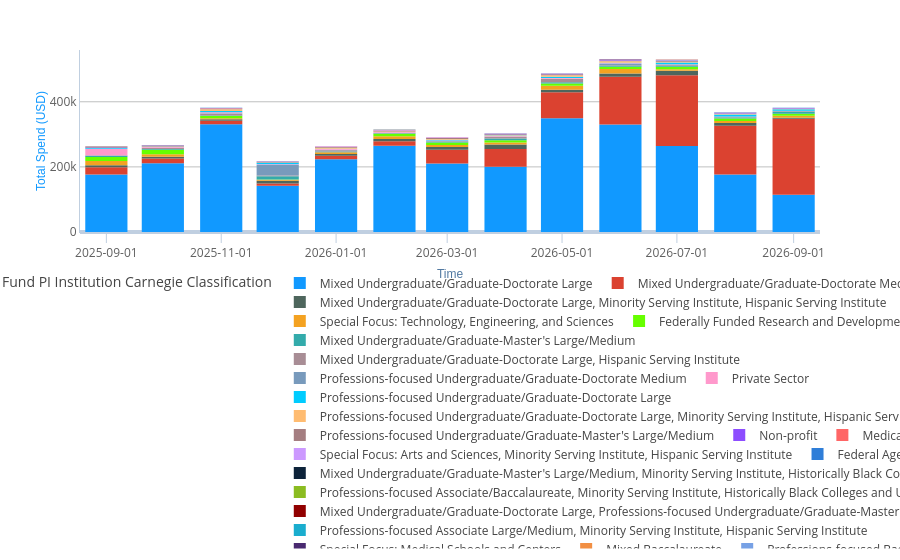
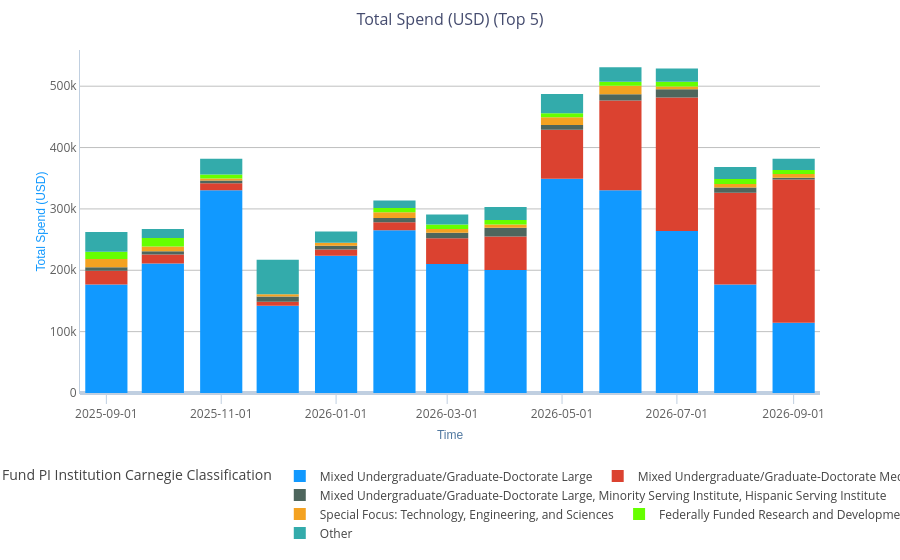

The notebook cell these images were saved under, in order:
### Code cell
# 4. CloudBank Spend timeseries by Carnegie Classification, 1 year
# limit dimension count to top N
metric_name = 'Total Spend (USD)'

with dw:
    df = dw.get_data(
        duration=plot_duration,
        realm='CloudBankSpend',
        metric=metric_name, 
        dimension='cb_pi_institution_carnegie_classification',
        filters={},
        aggregation_unit=plot_aggregation,
    )
# full plot of df looks like this:
plot = px.bar(df, labels={'value': metric_name})
plot.show()

# Build the top_n df 
top_n = build_top_n(df, plot_top_n)

# and plot that top N:
plot = px.bar(top_n, labels={'value': metric_name}, 
              title = metric_name + ' (Top ' + str(plot_top_n) + ')')
plot.show()

### Figure 1 — Plotly figure (JSON) as saved in the notebook; plotly's stock layout.template omitted (floating-point values rounded to 4 significant figures)
{"data": [{"hovertemplate": "Fund PI Institution Carnegie Classification=Mixed Undergraduate/Graduate-Doctorate Large<br>Time=%{x}<br>Total Spend (USD)=%{y}<extra></extra>", "legendgroup": "Mixed Undergraduate/Graduate-Doctorate Large", "marker": {"color": "#1199FF", "pattern": {"shape": ""}}, "name": "Mixed Undergraduate/Graduate-Doctorate Large", "orientation": "v", "showlegend": true, "textposition": "auto", "type": "bar", "x": ["2025-09-01T00:00:00.000000000", "2025-10-01T00:00:00.000000000", "2025-11-01T00:00:00.000000000", "2025-12-01T00:00:00.000000000", "2026-01-01T00:00:00.000000000", "2026-02-01T00:00:00.000000000", "2026-03-01T00:00:00.000000000", "2026-04-01T00:00:00.000000000", "2026-05-01T00:00:00.000000000", "2026-06-01T00:00:00.000000000", "2026-07-01T00:00:00.000000000", "2026-08-01T00:00:00.000000000", "2026-09-01T00:00:00.000000000"], "xaxis": "x", "y": [176900.0, 210900.0, 330600.0, 142400.0, 223600.0, 265200.0, 210100.0, 200400.0, 349100.0, 330400.0, 263800.0, 176600.0, 114500.0], "yaxis": "y"}, {"hovertemplate": "Fund PI Institution Carnegie Classification=Mixed Undergraduate/Graduate-Doctorate Medium<br>Time=%{x}<br>Total Spend (USD)=%{y}<extra></extra>", "legendgroup": "Mixed Undergraduate/Graduate-Doctorate Medium", "marker": {"color": "#DB4230", "pattern": {"shape": ""}}, "name": "Mixed Undergraduate/Graduate-Doctorate Medium", "orientation": "v", "showlegend": true, "textposition": "auto", "type": "bar", "x": ["2025-09-01T00:00:00.000000000", "2025-10-01T00:00:00.000000000", "2025-11-01T00:00:00.000000000", "2025-12-01T00:00:00.000000000", "2026-01-01T00:00:00.000000000", "2026-02-01T00:00:00.000000000", "2026-03-01T00:00:00.000000000", "2026-04-01T00:00:00.000000000", "2026-05-01T00:00:00.000000000", "2026-06-01T00:00:00.000000000", "2026-07-01T00:00:00.000000000", "2026-08-01T00:00:00.000000000", "2026-09-01T00:00:00.000000000"], "xaxis": "x", "y": [22370.0, 14660.0, 11450.0, 6430.0, 10380.0, 13300.0, 42310.0, 54510.0, 79910.0, 146100.0, 217900.0, 149800.0, 233300.0], "yaxis": "y"}, {"hovertemplate": "Fund PI Institution Carnegie Classification=Mixed Undergraduate/Graduate-Doctorate Large, Minority Serving Institute, Hispanic Serving Institute<br>Time=%{x}<br>Total Spend (USD)=%{y}<extra></extra>", "legendgroup": "Mixed Undergraduate/Graduate-Doctorate Large, Minority Serving Institute, Hispanic Serving Institute", "marker": {"color": "#4E665D", "pattern": {"shape": ""}}, "name": "Mixed Undergraduate/Graduate-Doctorate Large, Minority Serving Institute, Hispanic Serving Institute", "orientation": "v", "showlegend": true, "textposition": "auto", "type": "bar", "x": ["2025-09-01T00:00:00.000000000", "2025-10-01T00:00:00.000000000", "2025-11-01T00:00:00.000000000", "2025-12-01T00:00:00.000000000", "2026-01-01T00:00:00.000000000", "2026-02-01T00:00:00.000000000", "2026-03-01T00:00:00.000000000", "2026-04-01T00:00:00.000000000", "2026-05-01T00:00:00.000000000", "2026-06-01T00:00:00.000000000", "2026-07-01T00:00:00.000000000", "2026-08-01T00:00:00.000000000", "2026-09-01T00:00:00.000000000"], "xaxis": "x", "y": [5847.0, 5573.0, 4257.0, 8591.0, 5915.0, 6891.0, 8969.0, 14240.0, 7635.0, 10520.0, 13270.0, 8552.0, 3148.0], "yaxis": "y"}, {"hovertemplate": "Fund PI Institution Carnegie Classification=Special Focus: Technology, Engineering, and Sciences<br>Time=%{x}<br>Total Spend (USD)=%{y}<extra></extra>", "legendgroup": "Special Focus: Technology, Engineering, and Sciences", "marker": {"color": "#F4A221", "pattern": {"shape": ""}}, "name": "Special Focus: Technology, Engineering, and Sciences", "orientation": "v", "showlegend": true, "textposition": "auto", "type": "bar", "x": ["2025-09-01T00:00:00.000000000", "2025-10-01T00:00:00.000000000", "2025-11-01T00:00:00.000000000", "2025-12-01T00:00:00.000000000", "2026-01-01T00:00:00.000000000", "2026-02-01T00:00:00.000000000", "2026-03-01T00:00:00.000000000", "2026-04-01T00:00:00.000000000", "2026-05-01T00:00:00.000000000", "2026-06-01T00:00:00.000000000", "2026-07-01T00:00:00.000000000", "2026-08-01T00:00:00.000000000", "2026-09-01T00:00:00.000000000"], "xaxis": "x", "y": [13150.0, 7541.0, 3443.0, 3442.0, 4927.0, 9083.0, 6100.0, 5627.0, 12580.0, 13580.0, 4726.0, 5648.0, 5998.0], "yaxis": "y"}, {"hovertemplate": "Fund PI Institution Carnegie Classification=Federally Funded Research and Development Center (FFRDC)<br>Time=%{x}<br>Total Spend (USD)=%{y}<extra></extra>", "legendgroup": "Federally Funded Research and Development Center (FFRDC)", "marker": {"color": "#66FF00", "pattern": {"shape": ""}}, "name": "Federally Funded Research and Development Center (FFRDC)", "orientation": "v", "showlegend": true, "textposition": "auto", "type": "bar", "x": ["2025-09-01T00:00:00.000000000", "2025-10-01T00:00:00.000000000", "2025-11-01T00:00:00.000000000", "2025-12-01T00:00:00.000000000", "2026-01-01T00:00:00.000000000", "2026-02-01T00:00:00.000000000", "2026-03-01T00:00:00.000000000", "2026-04-01T00:00:00.000000000", "2026-05-01T00:00:00.000000000", "2026-06-01T00:00:00.000000000", "2026-07-01T00:00:00.000000000", "2026-08-01T00:00:00.000000000", "2026-09-01T00:00:00.000000000"], "xaxis": "x", "y": [11790.0, 13950.0, 6305.0, 240.0, 214.0, 6996.0, 7350.0, 7146.0, 6900.0, 6795.0, 7753.0, 8286.0, 6502.0], "yaxis": "y"}, {"hovertemplate": "Fund PI Institution Carnegie Classification=Mixed Undergraduate/Graduate-Master's Large/Medium<br>Time=%{x}<br>Total Spend (USD)=%{y}<extra></extra>", "legendgroup": "Mixed Undergraduate/Graduate-Master's Large/Medium", "marker": {"color": "#33ABAB", "pattern": {"shape": ""}}, "name": "Mixed Undergraduate/Graduate-Master's Large/Medium", "orientation": "v", "showlegend": true, "textposition": "auto", "type": "bar", "x": ["2025-09-01T00:00:00.000000000", "2025-10-01T00:00:00.000000000", "2025-11-01T00:00:00.000000000", "2025-12-01T00:00:00.000000000", "2026-01-01T00:00:00.000000000", "2026-02-01T00:00:00.000000000", "2026-03-01T00:00:00.000000000", "2026-04-01T00:00:00.000000000", "2026-05-01T00:00:00.000000000", "2026-06-01T00:00:00.000000000", "2026-07-01T00:00:00.000000000", "2026-08-01T00:00:00.000000000", "2026-09-01T00:00:00.000000000"], "xaxis": "x", "y": [3039.0, 2187.0, 2051.0, 9942.0, 2083.0, 2103.0, 2172.0, 5166.0, 4025.0, 3836.0, 3136.0, 2795.0, 5656.0], "yaxis": "y"}, {"hovertemplate": "Fund PI Institution Carnegie Classification=Mixed Undergraduate/Graduate-Doctorate Large, Hispanic Serving Institute<br>Time=%{x}<br>Total Spend (USD)=%{y}<extra></extra>", "legendgroup": "Mixed Undergraduate/Graduate-Doctorate Large, Hispanic Serving Institute", "marker": {"color": "#A88D95", "pattern": {"shape": ""}}, "name": "Mixed Undergraduate/Graduate-Doctorate Large, Hispanic Serving Institute", "orientation": "v", "showlegend": true, "textposition": "auto", "type": "bar", "x": ["2025-09-01T00:00:00.000000000", "2025-10-01T00:00:00.000000000", "2025-11-01T00:00:00.000000000", "2025-12-01T00:00:00.000000000", "2026-01-01T00:00:00.000000000", "2026-02-01T00:00:00.000000000", "2026-03-01T00:00:00.000000000", "2026-04-01T00:00:00.000000000", "2026-05-01T00:00:00.000000000", "2026-06-01T00:00:00.000000000", "2026-07-01T00:00:00.000000000", "2026-08-01T00:00:00.000000000", "2026-09-01T00:00:00.000000000"], "xaxis": "x", "y": [2231.0, 2837.0, 5505.0, 2288.0, 4136.0, 976.9, 1771.0, 5708.0, 10370.0, 1722.0, 3342.0, 2167.0, 1577.0], "yaxis": "y"}, {"hovertemplate": "Fund PI Institution Carnegie Classification=Professions-focused Undergraduate/Graduate-Doctorate Medium<br>Time=%{x}<br>Total Spend (USD)=%{y}<extra></extra>", "legendgroup": "Professions-focused Undergraduate/Graduate-Doctorate Medium", "marker": {"color": "#789ABC", "pattern": {"shape": ""}}, "name": "Professions-focused Undergraduate/Graduate-Doctorate Medium", "orientation": "v", "showlegend": true, "textposition": "auto", "type": "bar", "x": ["2025-09-01T00:00:00.000000000", "2025-10-01T00:00:00.000000000", "2025-11-01T00:00:00.000000000", "2025-12-01T00:00:00.000000000", "2026-01-01T00:00:00.000000000", "2026-02-01T00:00:00.000000000", "2026-03-01T00:00:00.000000000", "2026-04-01T00:00:00.000000000", "2026-05-01T00:00:00.000000000", "2026-06-01T00:00:00.000000000", "2026-07-01T00:00:00.000000000", "2026-08-01T00:00:00.000000000", "2026-09-01T00:00:00.000000000"], "xaxis": "x", "y": [800.7, 733.4, 1157.0, 32430.0, 1313.0, 586.3, 472.1, 419.6, 431.1, 3210.0, 385.8, 491.6, 1427.0], "yaxis": "y"}, {"hovertemplate": "Fund PI Institution Carnegie Classification=Private Sector<br>Time=%{x}<br>Total Spend (USD)=%{y}<extra></extra>", "legendgroup": "Private Sector", "marker": {"color": "#FF99CC", "pattern": {"shape": ""}}, "name": "Private Sector", "orientation": "v", "showlegend": true, "textposition": "auto", "type": "bar", "x": ["2025-09-01T00:00:00.000000000", "2025-10-01T00:00:00.000000000", "2025-11-01T00:00:00.000000000", "2025-12-01T00:00:00.000000000", "2026-01-01T00:00:00.000000000", "2026-02-01T00:00:00.000000000", "2026-03-01T00:00:00.000000000", "2026-04-01T00:00:00.000000000", "2026-05-01T00:00:00.000000000", "2026-06-01T00:00:00.000000000", "2026-07-01T00:00:00.000000000", "2026-08-01T00:00:00.000000000", "2026-09-01T00:00:00.000000000"], "xaxis": "x", "y": [19500.0, 2605.0, 2789.0, 2339.0, 2065.0, 1974.0, 2058.0, 2022.0, 2059.0, 2003.0, 753.8, 527.7, 137.4], "yaxis": "y"}, {"hovertemplate": "Fund PI Institution Carnegie Classification=Professions-focused Undergraduate/Graduate-Doctorate Large<br>Time=%{x}<br>Total Spend (USD)=%{y}<extra></extra>", "legendgroup": "Professions-focused Undergraduate/Graduate-Doctorate Large", "marker": {"color": "#00CCFF", "pattern": {"shape": ""}}, "name": "Professions-focused Undergraduate/Graduate-Doctorate Large", "orientation": "v", "showlegend": true, "textposition": "auto", "type": "bar", "x": ["2025-09-01T00:00:00.000000000", "2025-10-01T00:00:00.000000000", "2025-11-01T00:00:00.000000000", "2025-12-01T00:00:00.000000000", "2026-01-01T00:00:00.000000000", "2026-02-01T00:00:00.000000000", "2026-03-01T00:00:00.000000000", "2026-04-01T00:00:00.000000000", "2026-05-01T00:00:00.000000000", "2026-06-01T00:00:00.000000000", "2026-07-01T00:00:00.000000000", "2026-08-01T00:00:00.000000000", "2026-09-01T00:00:00.000000000"], "xaxis": "x", "y": [2029.0, 964.8, 4126.0, 4466.0, 801.0, 286.5, 2253.0, 1239.0, 3469.0, 1749.0, 5928.0, 6356.0, 4543.0], "yaxis": "y"}, {"hovertemplate": "Fund PI Institution Carnegie Classification=Professions-focused Undergraduate/Graduate-Doctorate Large, Minority Serving Institute, Hispanic Serving Institute<br>Time=%{x}<br>Total Spend (USD)=%{y}<extra></extra>", "legendgroup": "Professions-focused Undergraduate/Graduate-Doctorate Large, Minority Serving Institute, Hispanic Serving Institute", "marker": {"color": "#FFBC71", "pattern": {"shape": ""}}, "name": "Professions-focused Undergraduate/Graduate-Doctorate Large, Minority Serving Institute, Hispanic Serving Institute", "orientation": "v", "showlegend": true, "textposition": "auto", "type": "bar", "x": ["2025-09-01T00:00:00.000000000", "2025-10-01T00:00:00.000000000", "2025-11-01T00:00:00.000000000", "2025-12-01T00:00:00.000000000", "2026-01-01T00:00:00.000000000", "2026-02-01T00:00:00.000000000", "2026-03-01T00:00:00.000000000", "2026-04-01T00:00:00.000000000", "2026-05-01T00:00:00.000000000", "2026-06-01T00:00:00.000000000", "2026-07-01T00:00:00.000000000", "2026-08-01T00:00:00.000000000", "2026-09-01T00:00:00.000000000"], "xaxis": "x", "y": [352.6, 825.7, 5595.0, 794.4, 3162.0, 1244.0, 2279.0, 1164.0, 5258.0, 4360.0, 1679.0, 1716.0, 1867.0], "yaxis": "y"}, {"hovertemplate": "Fund PI Institution Carnegie Classification=Professions-focused Undergraduate/Graduate-Master's Large/Medium<br>Time=%{x}<br>Total Spend (USD)=%{y}<extra></extra>", "legendgroup": "Professions-focused Undergraduate/Graduate-Master's Large/Medium", "marker": {"color": "#A57E81", "pattern": {"shape": ""}}, "name": "Professions-focused Undergraduate/Graduate-Master's Large/Medium", "orientation": "v", "showlegend": true, "textposition": "auto", "type": "bar", "x": ["2025-09-01T00:00:00.000000000", "2025-10-01T00:00:00.000000000", "2025-11-01T00:00:00.000000000", "2025-12-01T00:00:00.000000000", "2026-01-01T00:00:00.000000000", "2026-02-01T00:00:00.000000000", "2026-03-01T00:00:00.000000000", "2026-04-01T00:00:00.000000000", "2026-05-01T00:00:00.000000000", "2026-06-01T00:00:00.000000000", "2026-07-01T00:00:00.000000000", "2026-08-01T00:00:00.000000000", "2026-09-01T00:00:00.000000000"], "xaxis": "x", "y": [2007.0, 2078.0, 2007.0, 1701.0, 2393.0, 2406.0, 2665.0, 2661.0, 2653.0, 2573.0, 2281.0, 1153.0, 981.7], "yaxis": "y"}, {"hovertemplate": "Fund PI Institution Carnegie Classification=Non-profit<br>Time=%{x}<br>Total Spend (USD)=%{y}<extra></extra>", "legendgroup": "Non-profit", "marker": {"color": "#8D4DFF", "pattern": {"shape": ""}}, "name": "Non-profit", "orientation": "v", "showlegend": true, "textposition": "auto", "type": "bar", "x": ["2025-09-01T00:00:00.000000000", "2025-10-01T00:00:00.000000000", "2025-11-01T00:00:00.000000000", "2025-12-01T00:00:00.000000000", "2026-01-01T00:00:00.000000000", "2026-02-01T00:00:00.000000000", "2026-03-01T00:00:00.000000000", "2026-04-01T00:00:00.000000000", "2026-05-01T00:00:00.000000000", "2026-06-01T00:00:00.000000000", "2026-07-01T00:00:00.000000000", "2026-08-01T00:00:00.000000000", "2026-09-01T00:00:00.000000000"], "xaxis": "x", "y": [774.5, 773.4, 706.8, 644.2, 648.8, 627.6, 699.9, 848.7, 906.2, 2038.0, 1295.0, 1445.0, 894.4], "yaxis": "y"}, {"hovertemplate": "Fund PI Institution Carnegie Classification=Medical<br>Time=%{x}<br>Total Spend (USD)=%{y}<extra></extra>", "legendgroup": "Medical", "marker": {"color": "#FF6666", "pattern": {"shape": ""}}, "name": "Medical", "orientation": "v", "showlegend": true, "textposition": "auto", "type": "bar", "x": ["2025-09-01T00:00:00.000000000", "2025-10-01T00:00:00.000000000", "2025-11-01T00:00:00.000000000", "2025-12-01T00:00:00.000000000", "2026-01-01T00:00:00.000000000", "2026-02-01T00:00:00.000000000", "2026-03-01T00:00:00.000000000", "2026-04-01T00:00:00.000000000", "2026-05-01T00:00:00.000000000", "2026-06-01T00:00:00.000000000", "2026-07-01T00:00:00.000000000", "2026-08-01T00:00:00.000000000", "2026-09-01T00:00:00.000000000"], "xaxis": "x", "y": [825.0, 839.9, 825.0, 839.8, 839.8, 794.9, 839.8, 825.8, 846.4, 825.4, 839.8, 839.5, 0.0], "yaxis": "y"}, {"hovertemplate": "Fund PI Institution Carnegie Classification=Special Focus: Arts and Sciences, Minority Serving Institute, Hispanic Serving Institute<br>Time=%{x}<br>Total Spend (USD)=%{y}<extra></extra>", "legendgroup": "Special Focus: Arts and Sciences, Minority Serving Institute, Hispanic Serving Institute", "marker": {"color": "#CC99FF", "pattern": {"shape": ""}}, "name": "Special Focus: Arts and Sciences, Minority Serving Institute, Hispanic Serving Institute", "orientation": "v", "showlegend": true, "textposition": "auto", "type": "bar", "x": ["2025-09-01T00:00:00.000000000", "2025-10-01T00:00:00.000000000", "2025-11-01T00:00:00.000000000", "2025-12-01T00:00:00.000000000", "2026-01-01T00:00:00.000000000", "2026-02-01T00:00:00.000000000", "2026-03-01T00:00:00.000000000", "2026-04-01T00:00:00.000000000", "2026-05-01T00:00:00.000000000", "2026-06-01T00:00:00.000000000", "2026-07-01T00:00:00.000000000", "2026-08-01T00:00:00.000000000", "2026-09-01T00:00:00.000000000"], "xaxis": "x", "y": [361.9, 201.9, 422.8, 199.3, 530.8, 1188.0, 659.7, 635.2, 647.3, 628.6, 647.3, 647.4, 418.6], "yaxis": "y"}, {"hovertemplate": "Fund PI Institution Carnegie Classification=Federal Agency<br>Time=%{x}<br>Total Spend (USD)=%{y}<extra></extra>", "legendgroup": "Federal Agency", "marker": {"color": "#2F7ED8", "pattern": {"shape": ""}}, "name": "Federal Agency", "orientation": "v", "showlegend": true, "textposition": "auto", "type": "bar", "x": ["2025-09-01T00:00:00.000000000", "2025-10-01T00:00:00.000000000", "2025-11-01T00:00:00.000000000", "2025-12-01T00:00:00.000000000", "2026-01-01T00:00:00.000000000", "2026-02-01T00:00:00.000000000", "2026-03-01T00:00:00.000000000", "2026-04-01T00:00:00.000000000", "2026-05-01T00:00:00.000000000", "2026-06-01T00:00:00.000000000", "2026-07-01T00:00:00.000000000", "2026-08-01T00:00:00.000000000", "2026-09-01T00:00:00.000000000"], "xaxis": "x", "y": [201.1, 210.1, 204.3, 210.3, 194.9, 0.0, 105.3, 627.9, 647.3, 628.6, 647.3, 647.4, 418.6], "yaxis": "y"}, {"hovertemplate": "Fund PI Institution Carnegie Classification=Mixed Undergraduate/Graduate-Master's Large/Medium, Minority Serving Institute, Historically Black Colleges and Universities<br>Time=%{x}<br>Total Spend (USD)=%{y}<extra></extra>", "legendgroup": "Mixed Undergraduate/Graduate-Master's Large/Medium, Minority Serving Institute, Historically Black Colleges and Universities", "marker": {"color": "#0D233A", "pattern": {"shape": ""}}, "name": "Mixed Undergraduate/Graduate-Master's Large/Medium, Minority Serving Institute, Historically Black Colleges and Universities", "orientation": "v", "showlegend": true, "textposition": "auto", "type": "bar", "x": ["2025-09-01T00:00:00.000000000", "2025-10-01T00:00:00.000000000", "2025-11-01T00:00:00.000000000", "2025-12-01T00:00:00.000000000", "2026-01-01T00:00:00.000000000", "2026-02-01T00:00:00.000000000", "2026-03-01T00:00:00.000000000", "2026-04-01T00:00:00.000000000", "2026-05-01T00:00:00.000000000", "2026-06-01T00:00:00.000000000", "2026-07-01T00:00:00.000000000", "2026-08-01T00:00:00.000000000", "2026-09-01T00:00:00.000000000"], "xaxis": "x", "y": [221.7, 284.2, 257.8, 87.17, 54.3, 44.71, 48.03, 46.79, 48.11, 46.8, 168.2, 360.6, 46.54], "yaxis": "y"}, {"hovertemplate": "Fund PI Institution Carnegie Classification=Professions-focused Associate/Baccalaureate, Minority Serving Institute, Historically Black Colleges and Universities<br>Time=%{x}<br>Total Spend (USD)=%{y}<extra></extra>", "legendgroup": "Professions-focused Associate/Baccalaureate, Minority Serving Institute, Historically Black Colleges and Universities", "marker": {"color": "#8BBC21", "pattern": {"shape": ""}}, "name": "Professions-focused Associate/Baccalaureate, Minority Serving Institute, Historically Black Colleges and Universities", "orientation": "v", "showlegend": true, "textposition": "auto", "type": "bar", "x": ["2025-09-01T00:00:00.000000000", "2025-10-01T00:00:00.000000000", "2025-11-01T00:00:00.000000000", "2025-12-01T00:00:00.000000000", "2026-01-01T00:00:00.000000000", "2026-02-01T00:00:00.000000000", "2026-03-01T00:00:00.000000000", "2026-04-01T00:00:00.000000000", "2026-05-01T00:00:00.000000000", "2026-06-01T00:00:00.000000000", "2026-07-01T00:00:00.000000000", "2026-08-01T00:00:00.000000000", "2026-09-01T00:00:00.000000000"], "xaxis": "x", "y": [27.6, 44.85, 42.6, 98.85, 27.85, 17.68, 0.71, 0.0, 0.0, 0.0, 0.0, 0.0, 0.0], "yaxis": "y"}, {"hovertemplate": "Fund PI Institution Carnegie Classification=Mixed Undergraduate/Graduate-Doctorate Large, Professions-focused Undergraduate/Graduate-Master's Large/Medium<br>Time=%{x}<br>Total Spend (USD)=%{y}<extra></extra>", "legendgroup": "Mixed Undergraduate/Graduate-Doctorate Large, Professions-focused Undergraduate/Graduate-Master's Large/Medium", "marker": {"color": "#910000", "pattern": {"shape": ""}}, "name": "Mixed Undergraduate/Graduate-Doctorate Large, Professions-focused Undergraduate/Graduate-Master's Large/Medium", "orientation": "v", "showlegend": true, "textposition": "auto", "type": "bar", "x": ["2025-09-01T00:00:00.000000000", "2025-10-01T00:00:00.000000000", "2025-11-01T00:00:00.000000000", "2025-12-01T00:00:00.000000000", "2026-01-01T00:00:00.000000000", "2026-02-01T00:00:00.000000000", "2026-03-01T00:00:00.000000000", "2026-04-01T00:00:00.000000000", "2026-05-01T00:00:00.000000000", "2026-06-01T00:00:00.000000000", "2026-07-01T00:00:00.000000000", "2026-08-01T00:00:00.000000000", "2026-09-01T00:00:00.000000000"], "xaxis": "x", "y": [0.0, 0.0, 0.0, 0.0, 0.0, 0.0, 0.0, 0.0, 0.0, 25.54, 187.2, 3.72, 2.455], "yaxis": "y"}, {"hovertemplate": "Fund PI Institution Carnegie Classification=Professions-focused Associate Large/Medium, Minority Serving Institute, Hispanic Serving Institute<br>Time=%{x}<br>Total Spend (USD)=%{y}<extra></extra>", "legendgroup": "Professions-focused Associate Large/Medium, Minority Serving Institute, Hispanic Serving Institute", "marker": {"color": "#1AADCE", "pattern": {"shape": ""}}, "name": "Professions-focused Associate Large/Medium, Minority Serving Institute, Hispanic Serving Institute", "orientation": "v", "showlegend": true, "textposition": "auto", "type": "bar", "x": ["2025-09-01T00:00:00.000000000", "2025-10-01T00:00:00.000000000", "2025-11-01T00:00:00.000000000", "2025-12-01T00:00:00.000000000", "2026-01-01T00:00:00.000000000", "2026-02-01T00:00:00.000000000", "2026-03-01T00:00:00.000000000", "2026-04-01T00:00:00.000000000", "2026-05-01T00:00:00.000000000", "2026-06-01T00:00:00.000000000", "2026-07-01T00:00:00.000000000", "2026-08-01T00:00:00.000000000", "2026-09-01T00:00:00.000000000"], "xaxis": "x", "y": [2.96, 3.06, 2.96, 3.06, 3.06, 3.29, 3.05, 2.94, 3.06, 2.96, 3.06, 53.67, 90.53], "yaxis": "y"}, {"hovertemplate": "Fund PI Institution Carnegie Classification=Special Focus: Medical Schools and Centers<br>Time=%{x}<br>Total Spend (USD)=%{y}<extra></extra>", "legendgroup": "Special Focus: Medical Schools and Centers", "marker": {"color": "#492970", "pattern": {"shape": ""}}, "name": "Special Focus: Medical Schools and Centers", "orientation": "v", "showlegend": true, "textposition": "auto", "type": "bar", "x": ["2025-09-01T00:00:00.000000000", "2025-10-01T00:00:00.000000000", "2025-11-01T00:00:00.000000000", "2025-12-01T00:00:00.000000000", "2026-01-01T00:00:00.000000000", "2026-02-01T00:00:00.000000000", "2026-03-01T00:00:00.000000000", "2026-04-01T00:00:00.000000000", "2026-05-01T00:00:00.000000000", "2026-06-01T00:00:00.000000000", "2026-07-01T00:00:00.000000000", "2026-08-01T00:00:00.000000000", "2026-09-01T00:00:00.000000000"], "xaxis": "x", "y": [0.0, 0.0, 0.0, 0.0, 0.0, 0.0, 13.18, 24.79, 7.49, 7.44, 10.93, 18.81, 12.28], "yaxis": "y"}, {"hovertemplate": "Fund PI Institution Carnegie Classification=Mixed Baccalaureate<br>Time=%{x}<br>Total Spend (USD)=%{y}<extra></extra>", "legendgroup": "Mixed Baccalaureate", "marker": {"color": "#F28F43", "pattern": {"shape": ""}}, "name": "Mixed Baccalaureate", "orientation": "v", "showlegend": true, "textposition": "auto", "type": "bar", "x": ["2025-09-01T00:00:00.000000000", "2025-10-01T00:00:00.000000000", "2025-11-01T00:00:00.000000000", "2025-12-01T00:00:00.000000000", "2026-01-01T00:00:00.000000000", "2026-02-01T00:00:00.000000000", "2026-03-01T00:00:00.000000000", "2026-04-01T00:00:00.000000000", "2026-05-01T00:00:00.000000000", "2026-06-01T00:00:00.000000000", "2026-07-01T00:00:00.000000000", "2026-08-01T00:00:00.000000000", "2026-09-01T00:00:00.000000000"], "xaxis": "x", "y": [12.3, 12.4, 12.3, 12.4, 12.4, 12.32, 12.4, 5.0, 0.0, 0.0, 0.0, 0.0, 0.0], "yaxis": "y"}, {"hovertemplate": "Fund PI Institution Carnegie Classification=Professions-focused Baccalaureate Medium<br>Time=%{x}<br>Total Spend (USD)=%{y}<extra></extra>", "legendgroup": "Professions-focused Baccalaureate Medium", "marker": {"color": "#77A1E5", "pattern": {"shape": ""}}, "name": "Professions-focused Baccalaureate Medium", "orientation": "v", "showlegend": true, "textposition": "auto", "type": "bar", "x": ["2025-09-01T00:00:00.000000000", "2025-10-01T00:00:00.000000000", "2025-11-01T00:00:00.000000000", "2025-12-01T00:00:00.000000000", "2026-01-01T00:00:00.000000000", "2026-02-01T00:00:00.000000000", "2026-03-01T00:00:00.000000000", "2026-04-01T00:00:00.000000000", "2026-05-01T00:00:00.000000000", "2026-06-01T00:00:00.000000000", "2026-07-01T00:00:00.000000000", "2026-08-01T00:00:00.000000000", "2026-09-01T00:00:00.000000000"], "xaxis": "x", "y": [0.0, 0.0, 0.0, 0.0, 0.0, 0.0, 0.0, 0.0, 0.0, 0.0, 16.35, 26.33, 2.454], "yaxis": "y"}, {"hovertemplate": "Fund PI Institution Carnegie Classification=Professions-focused Baccalaureate Small, Minority Serving Institute, Historically Black Colleges and Universities<br>Time=%{x}<br>Total Spend (USD)=%{y}<extra></extra>", "legendgroup": "Professions-focused Baccalaureate Small, Minority Serving Institute, Historically Black Colleges and Universities", "marker": {"color": "#3366FF", "pattern": {"shape": ""}}, "name": "Professions-focused Baccalaureate Small, Minority Serving Institute, Historically Black Colleges and Universities", "orientation": "v", "showlegend": true, "textposition": "auto", "type": "bar", "x": ["2025-09-01T00:00:00.000000000", "2025-10-01T00:00:00.000000000", "2025-11-01T00:00:00.000000000", "2025-12-01T00:00:00.000000000", "2026-01-01T00:00:00.000000000", "2026-02-01T00:00:00.000000000", "2026-03-01T00:00:00.000000000", "2026-04-01T00:00:00.000000000", "2026-05-01T00:00:00.000000000", "2026-06-01T00:00:00.000000000", "2026-07-01T00:00:00.000000000", "2026-08-01T00:00:00.000000000", "2026-09-01T00:00:00.000000000"], "xaxis": "x", "y": [0.0, 0.0, 0.0, 0.0, 0.0, 0.0, 0.0, 0.0, 0.0, 0.0, 1.92, 3.72, 2.428], "yaxis": "y"}], "layout": {"barmode": "relative", "legend": {"title": {"text": "Fund PI Institution Carnegie Classification"}, "tracegroupgap": 0}, "xaxis": {"anchor": "y", "domain": [0, 1], "title": {"text": "Time"}}, "yaxis": {"anchor": "x", "domain": [0, 1], "title": {"text": "Total Spend (USD)"}}}}

### Figure 2 — Plotly figure (JSON) as saved in the notebook; plotly's stock layout.template omitted (floating-point values rounded to 4 significant figures)
{"data": [{"hovertemplate": "Fund PI Institution Carnegie Classification=Mixed Undergraduate/Graduate-Doctorate Large<br>Time=%{x}<br>Total Spend (USD)=%{y}<extra></extra>", "legendgroup": "Mixed Undergraduate/Graduate-Doctorate Large", "marker": {"color": "#1199FF", "pattern": {"shape": ""}}, "name": "Mixed Undergraduate/Graduate-Doctorate Large", "orientation": "v", "showlegend": true, "textposition": "auto", "type": "bar", "x": ["2025-09-01T00:00:00.000000000", "2025-10-01T00:00:00.000000000", "2025-11-01T00:00:00.000000000", "2025-12-01T00:00:00.000000000", "2026-01-01T00:00:00.000000000", "2026-02-01T00:00:00.000000000", "2026-03-01T00:00:00.000000000", "2026-04-01T00:00:00.000000000", "2026-05-01T00:00:00.000000000", "2026-06-01T00:00:00.000000000", "2026-07-01T00:00:00.000000000", "2026-08-01T00:00:00.000000000", "2026-09-01T00:00:00.000000000"], "xaxis": "x", "y": [176900.0, 210900.0, 330600.0, 142400.0, 223600.0, 265200.0, 210100.0, 200400.0, 349100.0, 330400.0, 263800.0, 176600.0, 114500.0], "yaxis": "y"}, {"hovertemplate": "Fund PI Institution Carnegie Classification=Mixed Undergraduate/Graduate-Doctorate Medium<br>Time=%{x}<br>Total Spend (USD)=%{y}<extra></extra>", "legendgroup": "Mixed Undergraduate/Graduate-Doctorate Medium", "marker": {"color": "#DB4230", "pattern": {"shape": ""}}, "name": "Mixed Undergraduate/Graduate-Doctorate Medium", "orientation": "v", "showlegend": true, "textposition": "auto", "type": "bar", "x": ["2025-09-01T00:00:00.000000000", "2025-10-01T00:00:00.000000000", "2025-11-01T00:00:00.000000000", "2025-12-01T00:00:00.000000000", "2026-01-01T00:00:00.000000000", "2026-02-01T00:00:00.000000000", "2026-03-01T00:00:00.000000000", "2026-04-01T00:00:00.000000000", "2026-05-01T00:00:00.000000000", "2026-06-01T00:00:00.000000000", "2026-07-01T00:00:00.000000000", "2026-08-01T00:00:00.000000000", "2026-09-01T00:00:00.000000000"], "xaxis": "x", "y": [22370.0, 14660.0, 11450.0, 6430.0, 10380.0, 13300.0, 42310.0, 54510.0, 79910.0, 146100.0, 217900.0, 149800.0, 233300.0], "yaxis": "y"}, {"hovertemplate": "Fund PI Institution Carnegie Classification=Mixed Undergraduate/Graduate-Doctorate Large, Minority Serving Institute, Hispanic Serving Institute<br>Time=%{x}<br>Total Spend (USD)=%{y}<extra></extra>", "legendgroup": "Mixed Undergraduate/Graduate-Doctorate Large, Minority Serving Institute, Hispanic Serving Institute", "marker": {"color": "#4E665D", "pattern": {"shape": ""}}, "name": "Mixed Undergraduate/Graduate-Doctorate Large, Minority Serving Institute, Hispanic Serving Institute", "orientation": "v", "showlegend": true, "textposition": "auto", "type": "bar", "x": ["2025-09-01T00:00:00.000000000", "2025-10-01T00:00:00.000000000", "2025-11-01T00:00:00.000000000", "2025-12-01T00:00:00.000000000", "2026-01-01T00:00:00.000000000", "2026-02-01T00:00:00.000000000", "2026-03-01T00:00:00.000000000", "2026-04-01T00:00:00.000000000", "2026-05-01T00:00:00.000000000", "2026-06-01T00:00:00.000000000", "2026-07-01T00:00:00.000000000", "2026-08-01T00:00:00.000000000", "2026-09-01T00:00:00.000000000"], "xaxis": "x", "y": [5847.0, 5573.0, 4257.0, 8591.0, 5915.0, 6891.0, 8969.0, 14240.0, 7635.0, 10520.0, 13270.0, 8552.0, 3148.0], "yaxis": "y"}, {"hovertemplate": "Fund PI Institution Carnegie Classification=Special Focus: Technology, Engineering, and Sciences<br>Time=%{x}<br>Total Spend (USD)=%{y}<extra></extra>", "legendgroup": "Special Focus: Technology, Engineering, and Sciences", "marker": {"color": "#F4A221", "pattern": {"shape": ""}}, "name": "Special Focus: Technology, Engineering, and Sciences", "orientation": "v", "showlegend": true, "textposition": "auto", "type": "bar", "x": ["2025-09-01T00:00:00.000000000", "2025-10-01T00:00:00.000000000", "2025-11-01T00:00:00.000000000", "2025-12-01T00:00:00.000000000", "2026-01-01T00:00:00.000000000", "2026-02-01T00:00:00.000000000", "2026-03-01T00:00:00.000000000", "2026-04-01T00:00:00.000000000", "2026-05-01T00:00:00.000000000", "2026-06-01T00:00:00.000000000", "2026-07-01T00:00:00.000000000", "2026-08-01T00:00:00.000000000", "2026-09-01T00:00:00.000000000"], "xaxis": "x", "y": [13150.0, 7541.0, 3443.0, 3442.0, 4927.0, 9083.0, 6100.0, 5627.0, 12580.0, 13580.0, 4726.0, 5648.0, 5998.0], "yaxis": "y"}, {"hovertemplate": "Fund PI Institution Carnegie Classification=Federally Funded Research and Development Center (FFRDC)<br>Time=%{x}<br>Total Spend (USD)=%{y}<extra></extra>", "legendgroup": "Federally Funded Research and Development Center (FFRDC)", "marker": {"color": "#66FF00", "pattern": {"shape": ""}}, "name": "Federally Funded Research and Development Center (FFRDC)", "orientation": "v", "showlegend": true, "textposition": "auto", "type": "bar", "x": ["2025-09-01T00:00:00.000000000", "2025-10-01T00:00:00.000000000", "2025-11-01T00:00:00.000000000", "2025-12-01T00:00:00.000000000", "2026-01-01T00:00:00.000000000", "2026-02-01T00:00:00.000000000", "2026-03-01T00:00:00.000000000", "2026-04-01T00:00:00.000000000", "2026-05-01T00:00:00.000000000", "2026-06-01T00:00:00.000000000", "2026-07-01T00:00:00.000000000", "2026-08-01T00:00:00.000000000", "2026-09-01T00:00:00.000000000"], "xaxis": "x", "y": [11790.0, 13950.0, 6305.0, 240.0, 214.0, 6996.0, 7350.0, 7146.0, 6900.0, 6795.0, 7753.0, 8286.0, 6502.0], "yaxis": "y"}, {"hovertemplate": "Fund PI Institution Carnegie Classification=Other<br>Time=%{x}<br>Total Spend (USD)=%{y}<extra></extra>", "legendgroup": "Other", "marker": {"color": "#33ABAB", "pattern": {"shape": ""}}, "name": "Other", "orientation": "v", "showlegend": true, "textposition": "auto", "type": "bar", "x": ["2025-09-01T00:00:00.000000000", "2025-10-01T00:00:00.000000000", "2025-11-01T00:00:00.000000000", "2025-12-01T00:00:00.000000000", "2026-01-01T00:00:00.000000000", "2026-02-01T00:00:00.000000000", "2026-03-01T00:00:00.000000000", "2026-04-01T00:00:00.000000000", "2026-05-01T00:00:00.000000000", "2026-06-01T00:00:00.000000000", "2026-07-01T00:00:00.000000000", "2026-08-01T00:00:00.000000000", "2026-09-01T00:00:00.000000000"], "xaxis": "x", "y": [32380.0, 14600.0, 25700.0, 56060.0, 18260.0, 12270.0, 16050.0, 21400.0, 31370.0, 23660.0, 21320.0, 19250.0, 18080.0], "yaxis": "y"}], "layout": {"barmode": "relative", "legend": {"title": {"text": "Fund PI Institution Carnegie Classification"}, "tracegroupgap": 0}, "title": {"text": "Total Spend (USD) (Top 5)"}, "xaxis": {"anchor": "y", "domain": [0, 1], "title": {"text": "Time"}}, "yaxis": {"anchor": "x", "domain": [0, 1], "title": {"text": "Total Spend (USD)"}}}}
